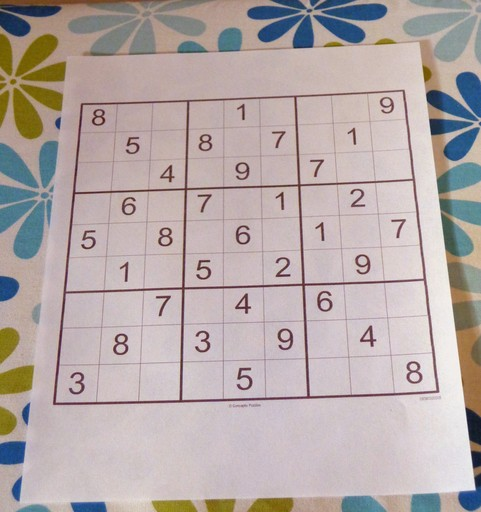
#> input picture OPENCV_3/Standart ve probabilistic hough transform/1.jpeg, 481 x 512 px
$ python 1.dersss.py
#> lines starting #> are read from the running program, lines starting #| are printed output that depends on the picture
import cv2
import numpy as np

img = cv2.imread("1.jpeg")
#> img is the input picture: shape (512, 481, 3); mean B, G, R 168.2, 169.5, 181.2
img_copy = img.copy()
gray = cv2.cvtColor(img_copy, cv2.COLOR_BGR2GRAY) # kopyalanan resmi gri renge dönüştürdük.
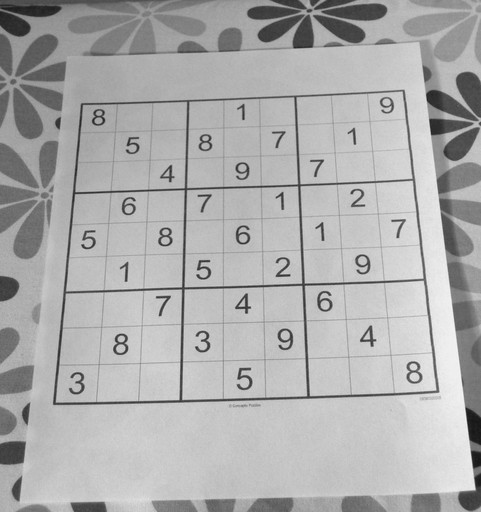
#> gray: shape (512, 481); min 22, max 247, mean 172.9
edges = cv2.Canny(gray, 30, 50) # kenar algılamak için canny kullandık.
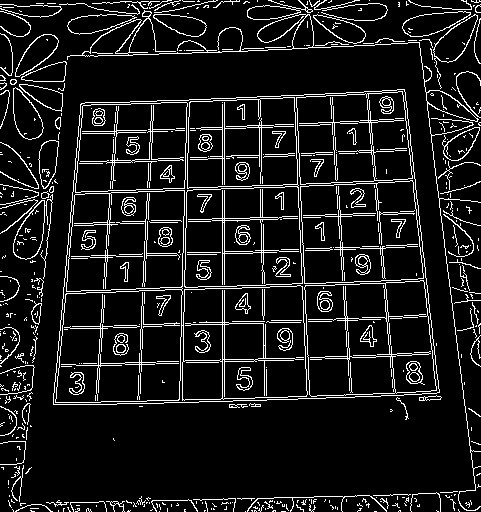
#> edges: shape (512, 481); 10.1% white in thin lines or dots

# algılanmış kenarlar üzerinde çizgileri bulmak için:
lines = cv2.HoughLines(edges, 1, np.pi/180, 150)  # theresholdu düşürürsem daha çok çizgi belli olur.
#> lines = 57 rows, first 8: [-411, 3.02], [222, 0], [224, 0], [194, 1.54], [196, 1.54], [406, 1.54], [259, 1.54], [226, 1.54]
"""
 1. paramere: kenarları algılanmış resmim
 2. parametre: rho; üçgendeki r değerinin çözünürlüğü
 3. parametre: theta'nın çözünürlüğünü vericez. her birine 1 derece vericez. yani 1 derecenin 180 tane dereceyi elde etmek istiyurum.
 4. parametre: threshold; ne kadar çok verirsek o kadar çizgi kesişir.
"""
"""
 bunu yaptıktan sonra çizgiler tespit edilmiş olucak.
 bu çizgiler bir dizi halinde bunun içinde değerleri var fakat bu değerler üzerinde çizgi çizme işlemi yapıcaz
 yapmadan önce kontrol etmemiz gerek. bunun içi boş mu dolu mu diye.
 çünkü kontrol etmezsek bir sonraki kısmıda işlem yaparken hata verecek içi nand değeri döndürdüğü için
"""

"""
 if type(lines) != type(None):
 bu şekilde kontrol etmek yerine şu şekilde kontrol ediyorum.
 buradaki her bir line'nı tek tek dönme işlemi yapıcam.
 resmin üzerine tek tek çizicem tüm resimleri.
"""
# lines'teki değerler none değilse burdaki işlemleri yapıyoruz.
# line içinde r ve theta değerleri var.
if not isinstance(lines, type(None)):
    for line in lines:
        for rho, theta in line:
            a = np.cos(theta)
            b = np.sin(theta)
            x0 = a*rho   # r.cos(theta)
            y0 = b*rho   # r.sin(theta)
            # çizgi çizmek için 2 noktaya ihtiyacımız var. yukarda bir nokta seçmem için x değeri azalması gerek.

            x1 = int(x0 + 1000*(-b))
            # 1000 ile çarpmamım sebeb: bir görüntüm var bu görüntünün pikselleri üzerinde bir çizgi çizeceğim ya
            # bu çizgi az verirsem mesala 100 verirsem ufak bir çizgi çizmiş olurum ve az uzaklaşmış olurum.
            # 1000 yazarsam çok uzaklaşmış olurum.
            # y1 verirken yukarı gitceğimiz için arttırmamız gerekiyor.
            y1 = int(y0 + 1000*(a))

            # şimdi aşağıda nokta belirlemek için x0' dan sağa doğru gitmemiz lazım. arttırmak için
            x2 = int(x0 - 1000*(-b))  # içi artı çıkar
            # y0' da aşağı indirmek için çıkarma işlemi yapıcaz.
            y2 = int(y0 - 1000*(a))  # y0 a'nın 1000 katı kadar azalmış olucak.

            # şimdi 2 nokta arasına çizgi çizmek için. kopyaladığım resmin üzerine çizicem.
            cv2.line(img_copy, (x1, y1), (x2, y2), (0, 0, 255), 2) # kalınlık:2, renk:kırmızı
#> this loop made 57 passes
#> line on passes 1 to 12: [[-411, 3.02]], [[222, 0]], [[224, 0]], [[194, 1.54]], [[196, 1.54]], [[406, 1.54]], [[259, 1.54]], [[226, 1.54]], [[261, 1.54]], [[-359, 3.05]], [[72, 0.105]], [[-357, 3.05]]
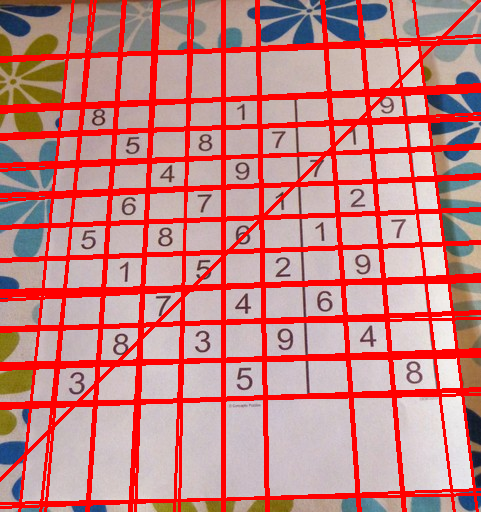
#> img_copy: shape (512, 481, 3); mean B, G, R 128.5, 129.6, 200.2

cv2.imshow("original", img)
cv2.imshow("lines", img_copy)
cv2.imshow("edges", edges)  # KENAR BELİRLEDİĞİMİZ RESMİN GÖRÜNTÜSÜ

cv2.waitKey()
cv2.destroyAllWindows()
